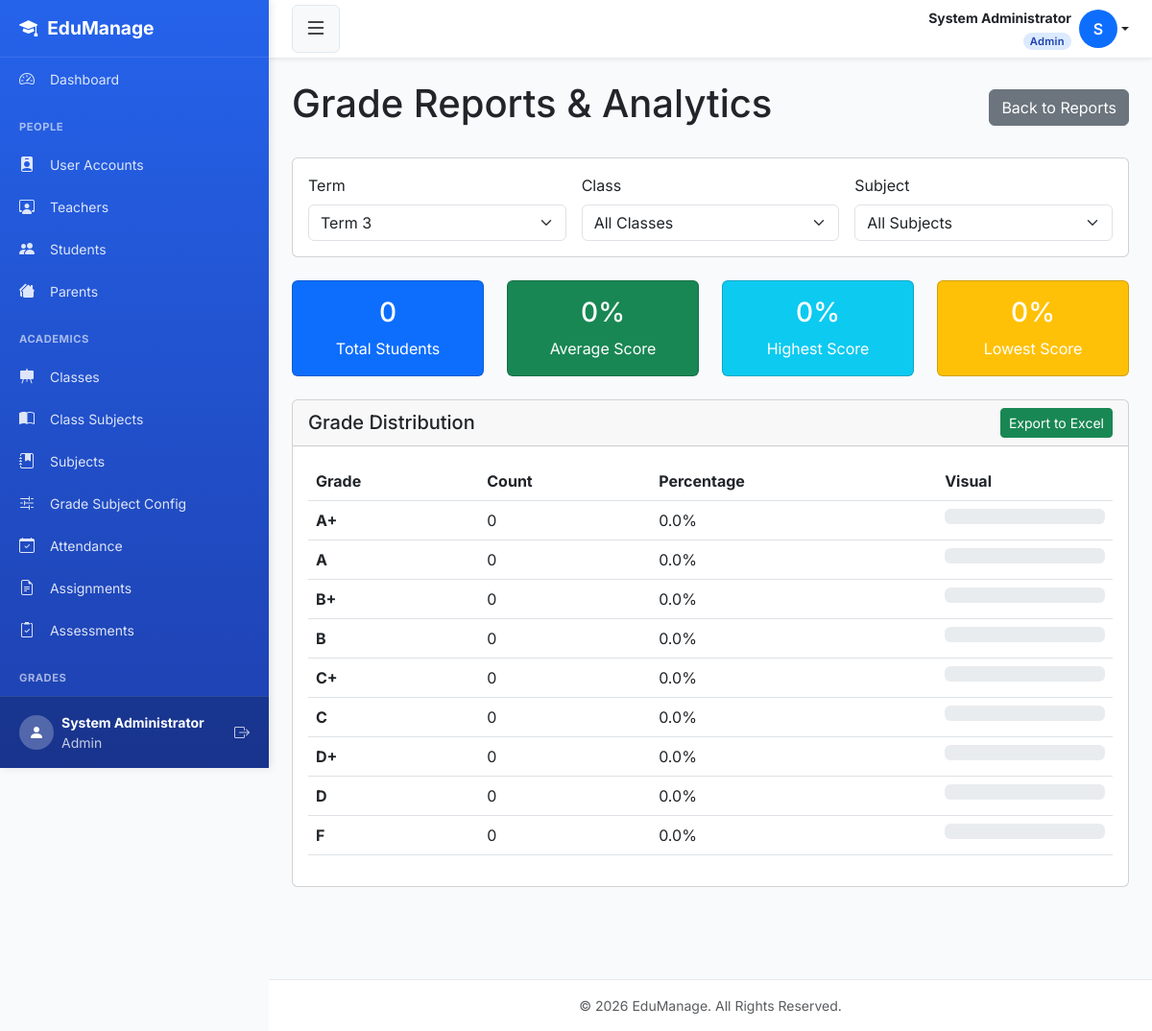
The app's page /reports/grades/ (signed in) with its own data.
### smsapp/models.py (models this page shows, shortened)
class User(AbstractUser):
    ROLE_CHOICES = [
        ('admin',   'Admin'),
        ('teacher', 'Teacher'),
        ('student', 'Student'),
        ('parent',  'Parent'),
    ]
    role  = models.CharField(max_length=10, choices=ROLE_CHOICES, default='student')
    phone = models.CharField(max_length=20, blank=True, null=True)
    email = models.EmailField(unique=True, blank=True, null=True)
    REQUIRED_FIELDS = ['first_name', 'last_name', 'role']
    class Meta:
        db_table = 'users'

### smsapp/views.py (the view)
# urls.py: path('reports/grades/', views.grade_reports, name='grade_reports'),
@login_required
@admin_required
def grade_reports(request):
    terms    = Term.objects.all().order_by('-start_date')
    selected_term    = request.GET.get('term', terms.first().id if terms.exists() else None)
    selected_class   = request.GET.get('class', '')
    selected_subject = request.GET.get('subject', '')
    grade_summaries = TermGradeSummary.objects.filter(term_id=selected_term)
    if selected_class:
        grade_summaries = grade_summaries.filter(
            student__enrollments__class_assigned_id=selected_class,
            student__enrollments__is_active=True
        ).distinct()
    if selected_subject:
        grade_summaries = grade_summaries.filter(subject_id=selected_subject)
    if grade_summaries.exists():
        agg = grade_summaries.aggregate(
            avg=Avg('average_score'), hi=Max('average_score'), lo=Min('average_score')
        )
        stats = {
            'total_students': grade_summaries.values('student').distinct().count(),
            'average_score':  round(agg['avg'], 1),
            'highest_score':  round(agg['hi'], 1),
            'lowest_score':   round(agg['lo'], 1),
        }
    else:
        stats = {'total_students': 0, 'average_score': 0, 'highest_score': 0, 'lowest_score': 0}
    grade_letters    = [g.grade_letter for g in grade_summaries]
    grade_counts     = Counter(grade_letters)
    total            = len(grade_letters) or 1
    grade_distribution = [
        {'grade': g, 'count': grade_counts.get(g, 0),
         'percentage': round(grade_counts.get(g, 0) / total * 100, 1)}
        for g in ['A+', 'A', 'B+', 'B', 'C+', 'C', 'D+', 'D', 'F']
    ]
    top_students = []
    selected_subject_name = ''
    if selected_subject:
        top_students = grade_summaries.select_related(
            'student__user', 'student__current_class'
        ).order_by('-average_score')[:10]
        selected_subject_name = get_object_or_404(Subject, pk=selected_subject).name
    context = {
        'terms': terms,
        'selected_term': str(selected_term),
        'selected_class': selected_class,
        'selected_subject': selected_subject,
        'selected_subject_name': selected_subject_name,
        'classes': SchoolClass.objects.all(),
        'subjects': Subject.objects.all(),
        'stats': stats,
        'grade_distribution': grade_distribution,
        'top_students': top_students,
    }
    return render(request, 'reports/grade_reports.html', context)

### smsapp/templates/reports/grade_reports.html (shortened to what this page needs)
{% extends 'base.html' %}
{% block content %}
<div class="d-flex justify-content-between align-items-center mb-4">
    <h1>Grade Reports & Analytics</h1>
    <a href="{% url 'reports_menu' %}" class="btn btn-secondary">Back to Reports</a>
</div>
<div class="card mb-4">
    <div class="card-body">
        <form method="get" class="row g-3">
            <div class="col-md-4">
                <label for="term" class="form-label">Term</label>
                <select name="term" id="term" class="form-select" onchange="this.form.submit()">
                    {% for term in terms %}
                    <option value="{{ term.id }}" {% if term.id|stringformat:"s" == selected_term %}selected{% endif %}>
                        {{ term.name }}
                    </option>
                    {% endfor %}
                </select>
            </div>
            <div class="col-md-4">
                <label for="class" class="form-label">Class</label>
                <select name="class" id="class" class="form-select" onchange="this.form.submit()">
                    <option value="">All Classes</option>
                </select>
            </div>
            <div class="col-md-4">
                <label for="subject" class="form-label">Subject</label>
                <select name="subject" id="subject" class="form-select" onchange="this.form.submit()">
                    <option value="">All Subjects</option>
                </select>
            </div>
        </form>
    </div>
</div>
<div class="row mb-4">
    <div class="col-md-3">
        <div class="card bg-primary text-white">
            <div class="card-body text-center">
                <h3>{{ stats.total_students }}</h3>
                <p class="mb-0">Total Students</p>
            </div>
        </div>
    </div>
    <div class="col-md-3">
        <div class="card bg-success text-white">
            <div class="card-body text-center">
                <h3>{{ stats.average_score }}%</h3>
                <p class="mb-0">Average Score</p>
            </div>
        </div>
    </div>
    <div class="col-md-3">
        <div class="card bg-info text-white">
            <div class="card-body text-center">
                <h3>{{ stats.highest_score }}%</h3>
                <p class="mb-0">Highest Score</p>
            </div>
        </div>
    </div>
    <div class="col-md-3">
        <div class="card bg-warning text-white">
            <div class="card-body text-center">
                <h3>{{ stats.lowest_score }}%</h3>
                <p class="mb-0">Lowest Score</p>
            </div>
        </div>
    </div>
</div>
<div class="card mb-4">
    <div class="card-header d-flex justify-content-between align-items-center">
        <h5 class="mb-0">Grade Distribution</h5>
        <button class="btn btn-sm btn-success" onclick="exportToExcel()">Export to Excel</button>
    </div>
    <div class="card-body">
        <table class="table">
            <thead>
                <tr>
                    <th>Grade</th>
                    <th>Count</th>
                    <th>Percentage</th>
                    <th>Visual</th>
                </tr>
            </thead>
            <tbody>
                {% for dist in grade_distribution %}
                <tr>
                    <td><strong>{{ dist.grade }}</strong></td>
                    <td>{{ dist.count }}</td>
                    <td>{{ dist.percentage }}%</td>
                    <td>
                        <div class="progress">
                        </div>
                    </td>
                </tr>
                {% endfor %}
            </tbody>
        </table>
    </div>
</div>
{% endblock %}

### smsapp/templates/base.html (shortened to what this page needs)
<!DOCTYPE html>
<html lang="en">
<head>
    <link href="https://cdn.jsdelivr.net/npm/bootstrap@5.3.0/dist/css/bootstrap.min.css" rel="stylesheet">
    <link rel="stylesheet" href="https://cdn.jsdelivr.net/npm/bootstrap-icons@1.11.0/font/bootstrap-icons.css">
    <link rel="stylesheet" href="https://cdnjs.cloudflare.com/ajax/libs/font-awesome/6.4.0/css/all.min.css">
</head>
<body>
<div class="d-flex" id="wrapper">
    <div id="sidebar-wrapper">
        <div class="sidebar-heading">
            <i class="bi bi-mortarboard-fill"></i> EduManage
        </div>
        <div class="sidebar-nav">
            {% if user.role == 'admin' %}
                <a href="{% url 'admin_dashboard' %}" class="list-group-item list-group-item-action">
                    <i class="bi bi-speedometer2"></i> Dashboard
                </a>
            {% elif user.role == 'teacher' %}
                <a href="{% url 'teacher_dashboard' %}" class="list-group-item list-group-item-action">
                    <i class="bi bi-speedometer2"></i> Dashboard
                </a>
            {% elif user.role == 'student' %}
                <a href="{% url 'student_dashboard' %}" class="list-group-item list-group-item-action">
                    <i class="bi bi-speedometer2"></i> Dashboard
                </a>
            {% elif user.role == 'parent' %}
                <a href="{% url 'parent_dashboard' %}" class="list-group-item list-group-item-action">
                    <i class="bi bi-speedometer2"></i> Dashboard
                </a>
            {% endif %}
            {% if user.role == 'admin' %}
                <div class="sidebar-heading-text">People</div>
                <a href="{% url 'user_list' %}" class="list-group-item list-group-item-action">
                    <i class="bi bi-person-badge-fill"></i> User Accounts
                </a>
                <a href="{% url 'teacher_list' %}" class="list-group-item list-group-item-action">
                    <i class="bi bi-person-workspace"></i> Teachers
                </a>
                <a href="{% url 'student_list' %}" class="list-group-item list-group-item-action">
                    <i class="bi bi-people-fill"></i> Students
                </a>
                <a href="{% url 'parent_list' %}" class="list-group-item list-group-item-action">
                    <i class="bi bi-houses-fill"></i> Parents
                </a>
                <div class="sidebar-heading-text">Academics</div>
                <a href="{% url 'class_list' %}" class="list-group-item list-group-item-action">
                    <i class="bi bi-easel-fill"></i> Classes
                </a>
                <a href="{% url 'class_subject_list' %}" class="list-group-item list-group-item-action">
                    <i class="bi bi-book-half"></i> Class Subjects
                </a>
                <a href="{% url 'subject_list' %}" class="list-group-item list-group-item-action">
                    <i class="bi bi-journal-bookmark-fill"></i> Subjects
                </a>
                <a href="{% url 'grade_subject_config_list' %}" class="list-group-item list-group-item-action">
                    <i class="bi bi-sliders2"></i> Grade Subject Config
                </a>
                <a href="{% url 'attendance_history' %}" class="list-group-item list-group-item-action">
                    <i class="bi bi-calendar-check"></i> Attendance
                </a>
                <a href="{% url 'assignment_list' %}" class="list-group-item list-group-item-action">
                    <i class="bi bi-file-earmark-text"></i> Assignments
                </a>
                <a href="{% url 'create_assessment' %}" class="list-group-item list-group-item-action">
                    <i class="bi bi-clipboard2-check"></i> Assessments
                </a>
                <div class="sidebar-heading-text">Grades</div>
                <a href="{% url 'view_gradebook' 0 0 %}" class="list-group-item list-group-item-action" onclick="return false;">
                </a>
            {% endif %}
        </div>
        <div class="sidebar-footer">
            <div class="d-flex align-items-center">
                <div class="rounded-circle bg-white bg-opacity-25 d-flex align-items-center justify-content-center me-2"
                     style="width: 36px; height: 36px;">
                    <i class="bi bi-person-fill"></i>
                </div>
                <div class="flex-grow-1">
                    <div class="small fw-bold">{{ user.get_full_name|default:user.username }}</div>
                    <div class="small opacity-75">{{ user.get_role_display }}</div>
                </div>
                <a href="{% url 'logout' %}" class="text-white text-decoration-none opacity-75 hover-opacity-100">
                    <i class="bi bi-box-arrow-right"></i>
                </a>
            </div>
        </div>
    </div>
    <div id="page-content-wrapper">
        <nav class="top-navbar">
            <button class="btn btn-light" id="sidebarToggle" aria-label="Toggle sidebar">
                <i class="bi bi-list fs-4"></i>
            </button>
            <div class="dropdown">
                <a href="#"
                   class="d-flex align-items-center text-decoration-none dropdown-toggle text-dark"
                   id="userDropdown"
                   data-bs-toggle="dropdown"
                   aria-expanded="false">
                    <div class="me-2 text-end d-none d-lg-block">
                        <div class="fw-bold small">
                            {{ user.get_full_name|default:user.username }}
                        </div>
                        <span class="role-badge {{ user.role }}">
                            {{ user.get_role_display }}
                        </span>
                    </div>
                    <div class="rounded-circle bg-primary text-white d-flex align-items-center justify-content-center"
                         style="width:40px;height:40px;font-weight:600;flex-shrink:0;">
                        {{ user.first_name|first|default:user.username|first|upper }}
                    </div>
                </a>
            </div>
        </nav>
        <div class="container-fluid p-4">
            {% block content %}{% endblock %}
        </div>
        <footer class="bg-white text-center py-3 mt-5 border-top">
            <div class="container text-muted small">
                &copy; {% now "Y" %} EduManage. All Rights Reserved.
            </div>
        </footer>
    </div>
</div>
</body>
</html>

### smsapp/templates/base.html (style rules this page uses)
:root { --primary-color: #2563eb; --primary-dark: #1e40af; --secondary-color: #64748b; --sidebar-width: 280px; --header-height: 60px; }
* { margin: 0; padding: 0; box-sizing: border-box; }
body { font-family: 'Inter', -apple-system, BlinkMacSystemFont, 'Segoe UI', Roboto, sans-serif; background-color: #f8fafc; overflow-x: hidden; min-height: 100vh; }
#sidebar-wrapper { height: 100vh; width: var(--sidebar-width); position: fixed; top: 0; left: 0; background: linear-gradient(180deg, var(--primary-color) 0%, var(--primary-dark) 100%); color: white; box-shadow: 2px 0 8px rgba(0, 0, 0, 0.1); display: flex; flex-direction: column; overflow: hidden; z-index: 1000; }
.sidebar-heading { padding: 0.875rem 1.25rem; font-size: 1.2rem; font-weight: 700; color: white; border-bottom: 1px solid rgba(255, 255, 255, 0.1); height: var(--header-height); display: flex; align-items: center; gap: 10px; flex-shrink: 0; }
.sidebar-nav { flex: 1; overflow-y: auto; overflow-x: hidden; padding-bottom: 20px; }
.sidebar-footer { padding: 16px 20px; border-top: 1px solid rgba(255, 255, 255, 0.1); background: rgba(0, 0, 0, 0.2); flex-shrink: 0; }
.sidebar-heading-text { color: rgba(255, 255, 255, 0.6); font-size: 0.7rem; text-transform: uppercase; font-weight: 700; letter-spacing: 0.5px; padding: 15px 20px 8px; margin-top: 5px; }
.list-group-item { border: none; background-color: transparent; color: rgba(255, 255, 255, 0.85); padding: 10px 20px; font-size: 0.875rem; transition: all 0.2s ease; cursor: pointer; display: block; text-decoration: none; }
.list-group-item i { margin-right: 12px; width: 20px; text-align: center; font-size: 1rem; }
#page-content-wrapper { margin-left: var(--sidebar-width); min-height: 100vh; width: calc(100% - var(--sidebar-width)); transition: margin 0.25s ease-out; }
.top-navbar { height: var(--header-height); background-color: white; box-shadow: 0 2px 4px rgba(0, 0, 0, 0.08); display: flex; align-items: center; justify-content: space-between; padding: 0 1.5rem; position: sticky; top: 0; z-index: 998; }
.top-navbar .btn-light { border: 1px solid #e2e8f0; transition: all 0.2s ease; }
.role-badge { display: inline-block; font-size: 0.7rem; padding: 1px 7px; border-radius: 20px; font-weight: 600; text-transform: capitalize; letter-spacing: 0.3px; }
.role-badge.admin { background: #dbeafe; color: #1e40af; }
footer { margin-top: auto; }
.container-fluid { max-width: 1400px; }
.border-top { border-top: 1px solid #e5e7eb !important; }

### records on screen
User: get_full_name "System Administrator", role "Admin", first_name|first "S"

### other values on screen
{{ stats.total_students }} "0"
{{ stats.average_score }} "0"
{{ stats.highest_score }} "0"
{{ stats.lowest_score }} "0"
{{ dist.grade }} "A+" "A" "B+" "B" "C+" "C" "D+" "D" "F"
{{ dist.count }} "0" "0" "0" "0" "0" "0" "0" "0" "0"
{{ dist.percentage }} "0.0" "0.0" "0.0" "0.0" "0.0" "0.0" "0.0" "0.0" "0.0"
form field term "Term 3"
